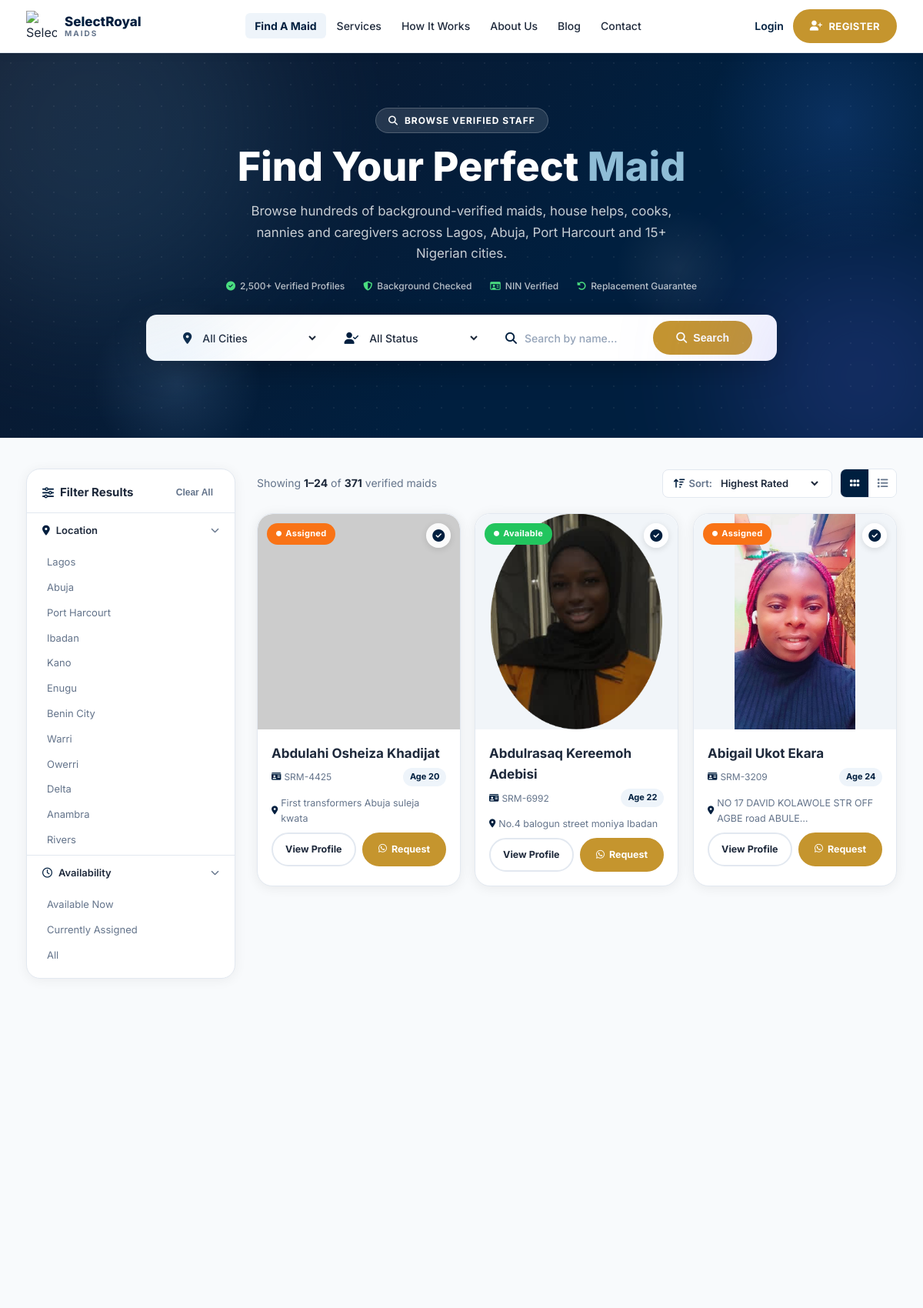
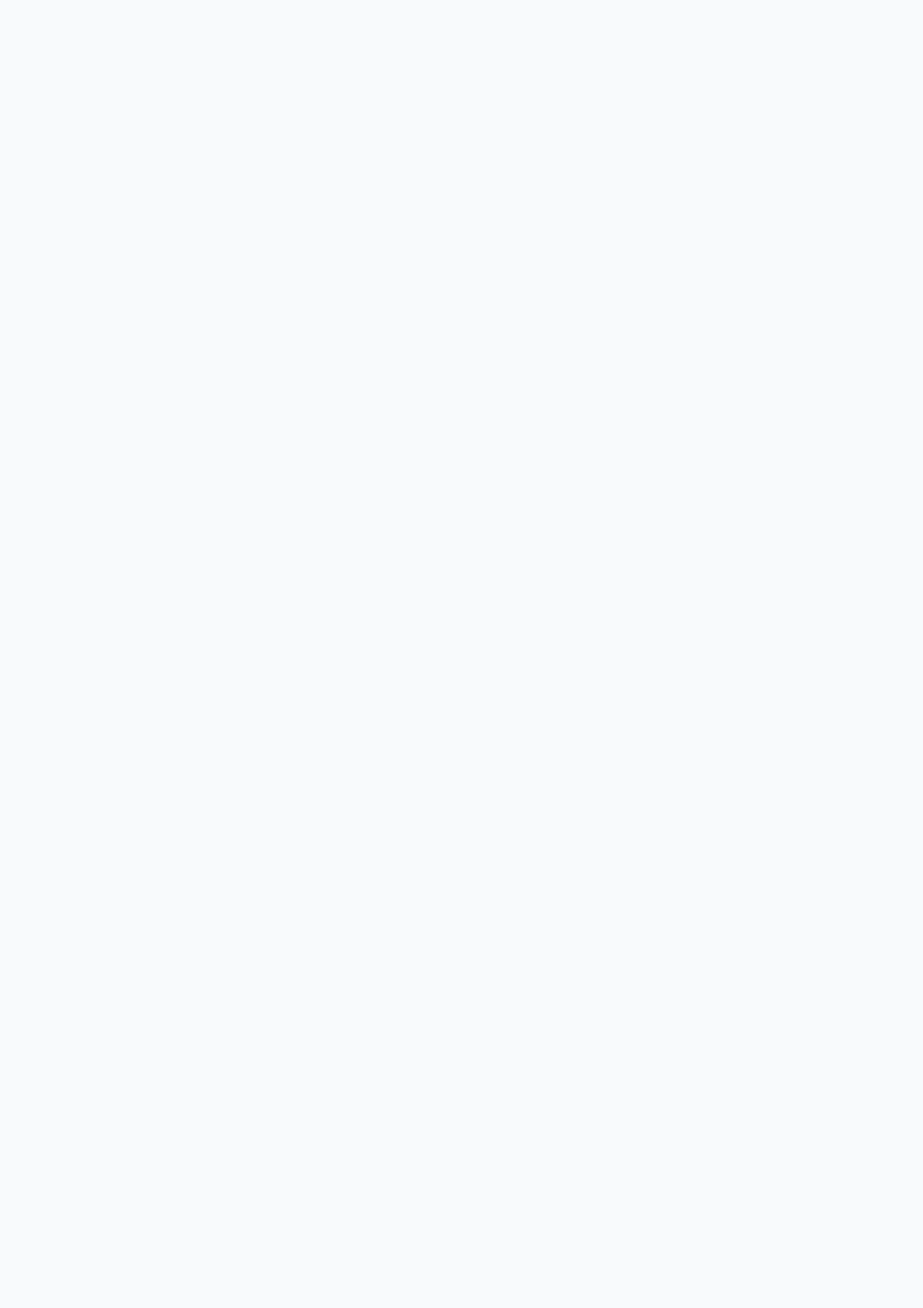
Page /Maids/ (upper part) on the committed database (2 pictures, top to bottom).
### MaidApp/models.py (models this page shows, shortened)
class MaidProfile(models.Model):
    ASSIGN_STATUS = [
        ('assigned',   'Assigned'),
        ('unassigned', 'Available'),
    ]
    legacy_id      = models.IntegerField(unique=True, help_text='Original DB id')
    reg_number     = models.CharField(max_length=20, help_text='e.g. SRM-1658')
    slug           = models.SlugField(max_length=255, unique=True)
    full_name      = models.CharField(max_length=200)
    address        = models.TextField(blank=True)
    age            = models.CharField(max_length=10, blank=True)
    phone          = models.CharField(max_length=60, blank=True)
    email          = models.EmailField(blank=True)
    description    = models.TextField(blank=True)
    photo_filename = models.CharField(max_length=300, blank=True,
                                      help_text='Filename as stored on old server')
    image          = models.ImageField(upload_to='maid_profiles/', blank=True, null=True,
                                      help_text='Upload a profile photo')
    assign_status  = models.CharField(max_length=20, choices=ASSIGN_STATUS,
                                      default='unassigned')
    is_featured    = models.BooleanField(default=False)
    is_active      = models.BooleanField(default=True)
    created_at     = models.DateTimeField(auto_now_add=True)
    class Meta:
        ordering = ['full_name']
    def photo_url(self):
        if self.image:
            return self.image.url
        if not self.photo_filename:
            return ''
        name = self.photo_filename
        if name.startswith('maids/'):
            name = name[len('maids/'):]
        return f'https://selectroyalmaids.com.ng/maids_photos/{name}'
    @property
    def is_available(self):
        return self.assign_status == 'unassigned'

### MaidApp/views.py (the view)
# urls.py: path('Maids/', views.find_a_maid, name='find-a-maid'),
def find_a_maid(request):
    qs = MaidProfile.objects.filter(is_active=True).order_by('full_name')
    query = request.GET.get('q', '').strip()
    if query:
        qs = qs.filter(full_name__icontains=query)
    availability = request.GET.get('avail', '')
    if availability == 'available':
        qs = qs.filter(assign_status='unassigned')
    elif availability == 'assigned':
        qs = qs.filter(assign_status='assigned')
    city = request.GET.get('city', '').strip()
    if city:
        qs = qs.filter(address__icontains=city)
    paginator = Paginator(qs, 24)
    page_obj  = paginator.get_page(request.GET.get('page', 1))
    return render(request, 'selectroyal/find-a-maid.html', {
        'page_obj':     page_obj,
        'total':        qs.count(),
        'query':        query,
        'city':         city,
        'availability': availability,
        'page_range':    paginator.get_elided_page_range(page_obj.number, on_each_side=2, on_ends=1),
        'cities': [
            'Lagos', 'Abuja', 'Port Harcourt', 'Ibadan', 'Kano',
            'Enugu', 'Benin City', 'Warri', 'Owerri', 'Delta',
            'Anambra', 'Rivers', 'Ogun',
        ],
    })

### Templates/selectroyal/find-a-maid.html (shortened to what this page needs)
{% extends 'selectroyal/base.html' %}
{% load static %}
{% block extra_css %}
<link rel="stylesheet" href="{% static 'css/find-a-maid.css' %}" />
{% endblock %}
{% block content %}
  <section class="page-hero fam-hero">
    <div class="page-hero-bg"></div>
    <div class="container page-hero-inner">
      <div class="page-hero-pill"><i class="fa-solid fa-magnifying-glass"></i> BROWSE VERIFIED STAFF</div>
      <h1 class="page-hero-title">Find Your Perfect <span class="accent-light">Maid</span></h1>
      <p class="page-hero-sub">Browse hundreds of background-verified maids, house helps, cooks, nannies and caregivers across Lagos, Abuja, Port Harcourt and 15+ Nigerian cities.</p>
      <div class="fam-hero-trust">
        <span><i class="fa-solid fa-circle-check"></i> 2,500+ Verified Profiles</span>
        <span><i class="fa-solid fa-shield-halved"></i> Background Checked</span>
        <span><i class="fa-regular fa-id-card"></i> NIN Verified</span>
        <span><i class="fa-solid fa-rotate-left"></i> Replacement Guarantee</span>
      </div>
    </div>
    <form class="fam-hero-search" method="get" action="{% url 'MaidApp:find-a-maid' %}" id="heroSearchForm">
      <div class="container">
        <div class="fam-hs-field">
          <i class="fa-solid fa-location-dot"></i>
          <select name="city" id="heroCity" aria-label="Select city">
            <option value="">All Cities</option>
          </select>
        </div>
        <div class="fam-hs-field">
          <i class="fa-solid fa-user-check"></i>
          <select name="avail" id="heroAvail" aria-label="Select availability">
            <option value="">All Status</option>
          </select>
        </div>
        <div class="fam-hs-field">
          <i class="fa-solid fa-magnifying-glass"></i>
          <input type="text" name="q" id="heroSearch"
                 value="{{ query }}"
                 placeholder="Search by name…" aria-label="Search by name" />
        </div>
        <button type="submit" class="btn btn-primary fam-hs-btn">
          <i class="fa-solid fa-magnifying-glass"></i> Search
        </button>
      </div>
    </form>
  </section>
  <section class="fam-main-section">
    <div class="container fam-layout">
      <aside class="fam-sidebar" id="filterSidebar" aria-label="Filter results">
        <div class="fam-sidebar-header">
          <h2><i class="fa-solid fa-sliders"></i> Filter Results</h2>
          <button class="fam-clear-btn" id="clearAllFilters" aria-label="Clear all filters">Clear All</button>
        </div>
        <div class="fam-filter-group">
          <button class="fam-filter-group-toggle" aria-expanded="true" aria-controls="fg-location">
            <span><i class="fa-solid fa-location-dot"></i> Location</span>
            <i class="fa-solid fa-chevron-down fam-chevron"></i>
          </button>
          <div class="fam-filter-group-body" id="fg-location">
            <div class="fam-checkbox-list">
              {% for c in cities %}
              <a href="?city={{ c }}&q={{ query }}&avail={{ availability }}"
                 class="fam-checkbox {% if city == c %}fam-checkbox--active{% endif %}">{{ c }}</a>
              {% endfor %}
            </div>
          </div>
        </div>
        <div class="fam-filter-group">
          <button class="fam-filter-group-toggle" aria-expanded="true" aria-controls="fg-avail">
            <span><i class="fa-regular fa-clock"></i> Availability</span>
            <i class="fa-solid fa-chevron-down fam-chevron"></i>
          </button>
          <div class="fam-filter-group-body" id="fg-avail">
            <div class="fam-checkbox-list">
              <a href="?city={{ city }}&q={{ query }}&avail=available"
                 class="fam-checkbox {% if availability == 'available' %}fam-checkbox--active{% endif %}">
                Available Now
              </a>
              <a href="?city={{ city }}&q={{ query }}&avail=assigned"
                 class="fam-checkbox {% if availability == 'assigned' %}fam-checkbox--active{% endif %}">
                Currently Assigned
              </a>
              <a href="?city={{ city }}&q={{ query }}"
                 class="fam-checkbox {% if not availability %}fam-checkbox--active{% endif %}">
                All
              </a>
            </div>
          </div>
        </div>
      </aside>
      <div class="fam-listings">
        <div class="fam-listings-topbar" data-reveal="up">
          <p class="fam-results-count" id="resultsCount">
            Showing <strong>{{ page_obj.start_index }}–{{ page_obj.end_index }}</strong> of <strong>{{ total }}</strong> verified maids
          </p>
          <div class="fam-topbar-right">
            <div class="fam-sort-wrap">
              <label for="sortSelect" class="fam-sort-label"><i class="fa-solid fa-arrow-up-wide-short"></i> Sort:</label>
              <select id="sortSelect" class="fam-sort-select" aria-label="Sort results">
                <option value="rating">Highest Rated</option>
              </select>
            </div>
            <div class="fam-view-toggle" role="group" aria-label="View mode">
              <button class="fam-view-btn active" id="viewGrid" aria-label="Grid view" title="Grid view">
                <i class="fa-solid fa-grip"></i>
              </button>
              <button class="fam-view-btn" id="viewList" aria-label="List view" title="List view">
                <i class="fa-solid fa-list"></i>
              </button>
            </div>
          </div>
        </div>
        <div class="fam-grid" id="maidGrid" role="list" data-stagger="80">
          {% for maid in page_obj %}
          <article class="maid-card fam-card" role="listitem">
            <div class="maid-photo-wrap">
              {% if maid.photo_url %}
                <img src="{{ maid.photo_url }}"
                     alt="{{ maid.full_name }}"
                     loading="lazy"
                     onerror="this.onerror=null;this.classList.add('maid-photo-placeholder');this.src='https://ui-avatars.com/api/?name={{ maid.full_name|urlencode }}&background=1e3a8a&color=fff&size=400';" />
              {% else %}
                <div style="width:100%;height:220px;background:linear-gradient(135deg,#1e3a8a,#2563eb);display:flex;align-items:center;justify-content:center;font-size:3rem;color:rgba(255,255,255,.5);">
                  <i class="fa-solid fa-user"></i>
                </div>
              {% endif %}
              {% if maid.is_available %}
                <span class="mc-avail mc-avail--green"><i class="fa-solid fa-circle"></i> Available</span>
              {% else %}
                <span class="mc-avail mc-avail--orange"><i class="fa-solid fa-circle"></i> Assigned</span>
              {% endif %}
              <span class="mc-verified" aria-label="Verified"><i class="fa-solid fa-circle-check"></i></span>
            </div>
            <div class="maid-body">
              <h3 class="mc-name">{{ maid.full_name }}</h3>
              <div class="mc-meta-row">
                <span class="mc-location"><i class="fa-solid fa-id-card"></i> {{ maid.reg_number }}</span>
                {% if maid.age %}<span class="mc-years">Age {{ maid.age }}</span>{% endif %}
              </div>
              <div class="mc-meta-row" style="margin-top:4px;">
                <span class="mc-location" style="font-size:.78rem;color:#64748b;">
                  <i class="fa-solid fa-location-dot"></i> {{ maid.address|truncatechars:45 }}
                </span>
              </div>
              <div class="mc-actions">
                <a href="{% url 'MaidApp:view-profile' %}?slug={{ maid.slug }}" class="mc-btn mc-btn--ghost">View Profile</a>
                {% with profile_url=request.scheme|add:"://"|add:request.get_host|add:"/view-profile/?slug="|add:maid.slug %}
                {% with wa_text="Hello SelectRoyalMaids, I want to hire this maid:%0AName: "|add:maid.full_name|add:"%0AReg Number: "|add:maid.reg_number|add:"%0AProfile: "|add:profile_url %}
                <a href="https://wa.me/2349137894958?text={{ wa_text }}" target="_blank" rel="noopener noreferrer" class="mc-btn mc-btn--primary"><i class="fa-brands fa-whatsapp"></i> Request</a>
                {% endwith %}{% endwith %}
              </div>
            </div>
          </article>
          {% endfor %}
        </div>
      </div>
    </div>
  </section>
{% endblock %}

### static/css/style.css (style rules this page uses)
*, *::before, *::after { box-sizing: border-box; margin: 0; padding: 0; }
:root { --blue: #001F3F; --blue-dark: #001F3F; --blue-light: #EEF4FA; --blue-mid: #4A7FA5; --accent: #001F3F; --text: #1e293b; --text-muted: #64748b; --text-light: #94a3b8; --border: #e2e8f0; --bg: #ffffff; --bg-soft: #f8fafc; --green: #22c55e; --orange: #f97316; --radius: 12px; --radius-lg: 20px; --shadow: 0 4px 24px rgba(0,31,63,.10); --shadow-card: 0 2px 16px rgba(0,0,0,.08); --transition: .25s ease; --font: 'Inter', system-ui, sans-serif; }
html { scroll-behavior: smooth; max-width: 100%; overflow-x: hidden; }
body { font-family: var(--font); color: var(--text); background: var(--bg); line-height: 1.6; overflow-x: hidden; max-width: 100%; padding-top: 68px; }
img { display: block; max-width: 100%; }
a { text-decoration: none; color: inherit; }
.container { max-width: 1180px; width: 100%; margin: 0 auto; padding: 0 24px; }
.btn { display: inline-flex; align-items: center; gap: 8px; padding: 12px 24px; border-radius: 100px; font-size: 15px; font-weight: 600; cursor: pointer; border: 2px solid transparent; transition: var(--transition); white-space: nowrap; }
.btn-primary { background: #C5952E; color: #fff; border-color: #C5952E; }
.accent-light { color: #8FBDD6; }
.maid-card { background: #fff; border-radius: 20px; overflow: hidden; box-shadow: 0 2px 16px rgba(0,0,0,.07); border: 1px solid var(--border); transition: var(--transition); display: flex; flex-direction: column; }
.maid-photo-wrap { position: relative; height: 280px; overflow: hidden; background: #f1f5f9; border-radius: 20px 20px 0 0; }
.maid-photo-wrap img { width: 100%; height: 100%; object-fit: contain; object-position: top center; transition: transform .45s ease; }
.maid-photo-wrap img.maid-photo-placeholder { object-fit: cover; }
.mc-avail { position: absolute; top: 12px; left: 12px; font-size: 11px; font-weight: 700; padding: 5px 12px; border-radius: 100px; display: flex; align-items: center; gap: 5px; z-index: 2; letter-spacing: .3px; }
.mc-avail i { font-size: 7px; }
.mc-avail--green { background: #22c55e; color: #fff; }
.mc-avail--orange { background: #f97316; color: #fff; }
.mc-verified { position: absolute; top: 12px; right: 12px; width: 32px; height: 32px; background: rgba(255,255,255,.9); backdrop-filter: blur(4px); border-radius: 50%; display: flex; align-items: center; justify-content: center; z-index: 2; color: var(--blue); font-size: 16px; box-shadow: 0 2px 8px rgba(0,0,0,.12); }
.maid-body { padding: 18px 18px 18px; display: flex; flex-direction: column; flex: 1; gap: 0; }
.mc-name { font-size: 17px; font-weight: 700; color: var(--text); margin-bottom: 5px; }
.mc-meta-row { display: flex; align-items: center; justify-content: space-between; margin-bottom: 8px; }
.mc-location { font-size: 12px; color: var(--text-muted); display: flex; align-items: center; gap: 4px; }
.mc-location i { color: var(--blue); font-size: 11px; }
.mc-years { font-size: 11px; font-weight: 700; color: var(--blue); background: var(--blue-light); padding: 3px 9px; border-radius: 100px; }
.mc-actions { display: flex; gap: 8px; }
.mc-btn { flex: 1; display: inline-flex; align-items: center; justify-content: center; gap: 6px; padding: 10px 12px; border-radius: 100px; font-size: 12.5px; font-weight: 700; cursor: pointer; text-decoration: none; transition: var(--transition); border: 2px solid transparent; white-space: nowrap; }
.mc-btn--ghost { background: transparent; color: var(--text); border-color: var(--border); }
.mc-btn--primary { background: #C5952E; color: #fff; border-color: #C5952E; }

### static/css/animations.css (style rules this page uses)
.js [data-reveal] { opacity: 0; transition: opacity 0.65s cubic-bezier(0.22, 1, 0.36, 1), transform 0.65s cubic-bezier(0.22, 1, 0.36, 1); }
.js [data-reveal="up"] { transform: translateY(36px); }
[data-reveal].is-visible { opacity: 1; transform: none; }
.page-hero .page-hero-pill, .post-hero .post-hero-tag, .srv-hero .srv-hero-pill { animation: hero-badge-in 0.55s cubic-bezier(0.22,1,0.36,1) 0.15s both; }
.page-hero .page-hero-title, .post-hero .post-hero-title, .srv-hero .srv-hero-title { animation: hero-title-in 0.65s cubic-bezier(0.22,1,0.36,1) 0.30s both; }
.page-hero .page-hero-sub, .post-hero .post-hero-excerpt, .srv-hero .srv-hero-sub { animation: hero-sub-in 0.65s cubic-bezier(0.22,1,0.36,1) 0.45s both; }
.blog-card, .service-card, .maid-card, .hiw-card, .step-card-v2, .about-value-card, .about-team-card, .srv-why-card, .stat-card { will-change: transform; }

### rows in the picture
MaidProfile: assign_status "Assigned", full_name "Abdulahi Osheiza Khadijat", reg_number "SRM-4425", age "20", address "First transformers Abuja suleja kwata"
MaidProfile: photo_url (picture), assign_status "Available", full_name "Abdulrasaq Kereemoh Adebisi", reg_number "SRM-6992", age "22", address "No.4 balogun street moniya Ibadan"
MaidProfile: photo_url (picture), assign_status "Assigned", full_name "Abigail Ukot Ekara", reg_number "SRM-3209", age "24", address "NO 17 DAVID KOLAWOLE STR OFF AGBE road ABULE…"

### other values in the picture
{{ c }} "Lagos" "Abuja" "Port Harcourt" "Ibadan" "Kano" "Enugu" "Benin City" "Warri" "Owerri" "Delta" "Anambra" "Rivers"
{{ page_obj.start_index }} "1"
{{ page_obj.end_index }} "24"
{{ total }} "371"
